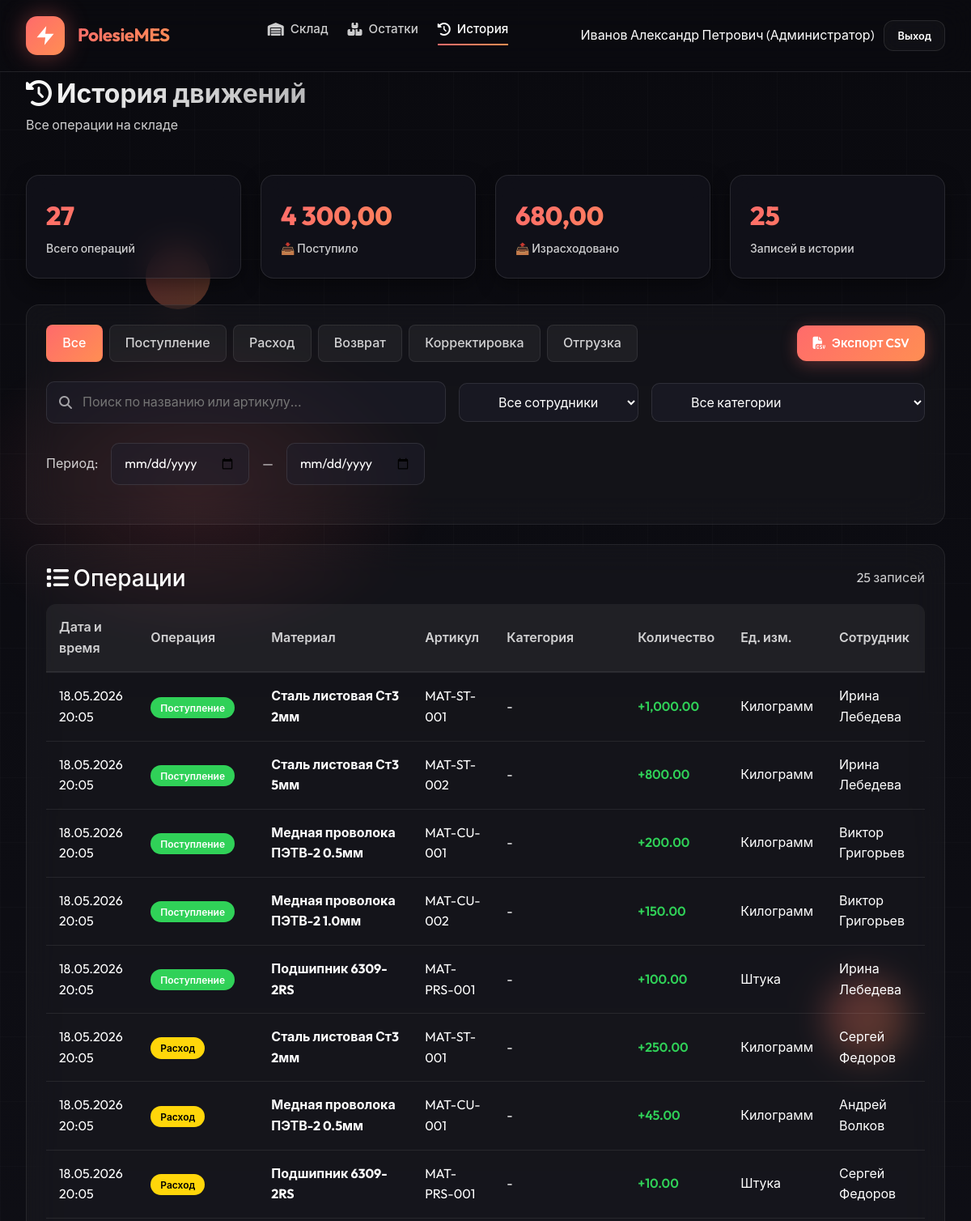
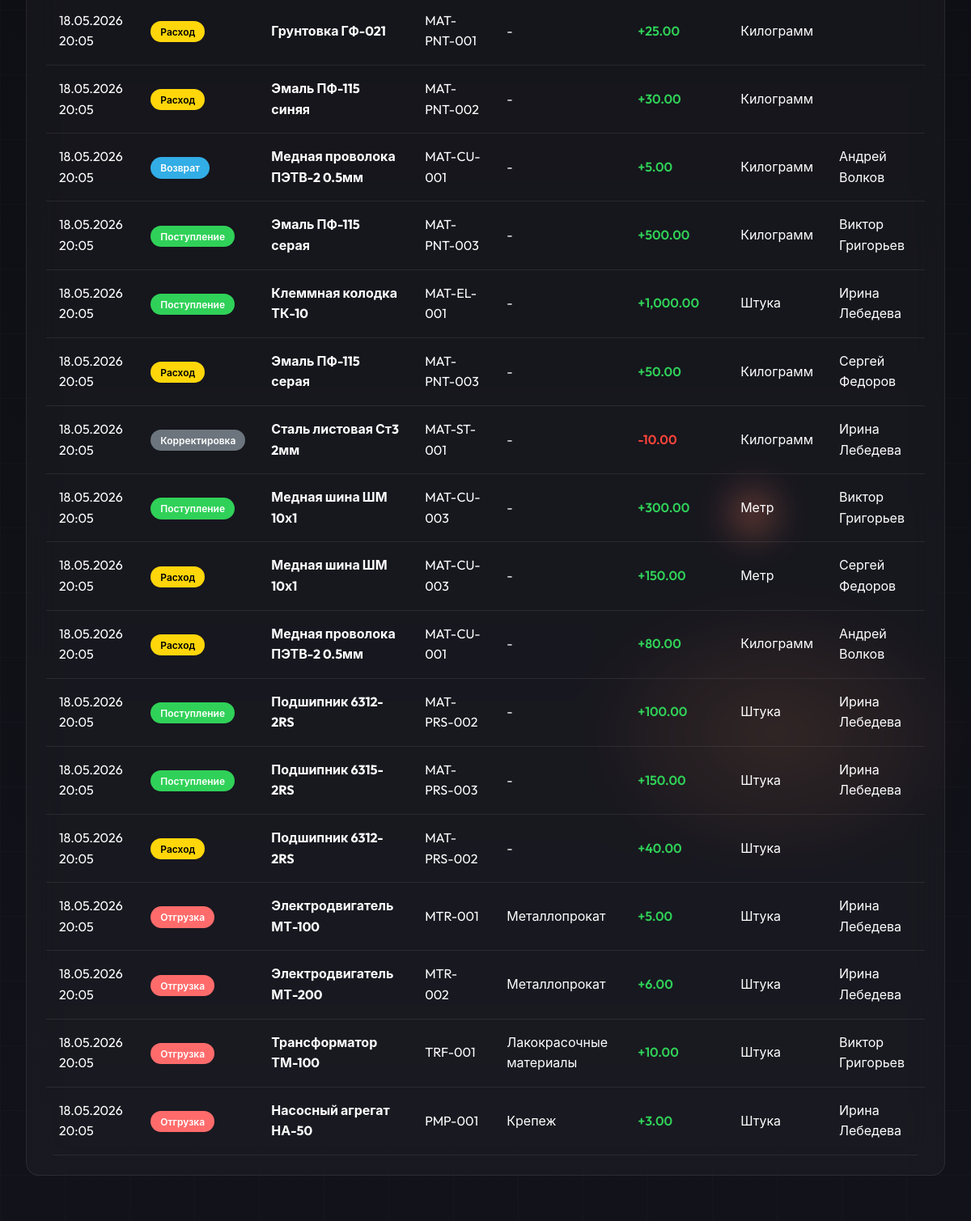
/modules/warehouse/history.php (signed in), run on the app's committed database (2 pictures, top to bottom).
### tables this page shows
CREATE TABLE movements (
    id INT AUTO_INCREMENT PRIMARY KEY,
    movement_type ENUM('receipt', 'consumption', 'return', 'adjustment', 'shipment', 'maintenance') NOT NULL,
    item_id INT NOT NULL,
    quantity DECIMAL(12,3) NOT NULL,
    reference_type VARCHAR(50),
    reference_id INT,
    warehouse_from VARCHAR(100),
    warehouse_to VARCHAR(100),
    employee_id INT,
    partner_id INT,
    cost DECIMAL(12,2),
    notes TEXT,
    movement_date DATETIME DEFAULT CURRENT_TIMESTAMP,
    created_at TIMESTAMP DEFAULT CURRENT_TIMESTAMP,
    FOREIGN KEY (item_id) REFERENCES items(id),
    FOREIGN KEY (employee_id) REFERENCES staff(id),
    FOREIGN KEY (partner_id) REFERENCES partners(id),
    INDEX idx_movement_type (movement_type),
    INDEX idx_item_id (item_id)
);

CREATE TABLE items (
    id INT AUTO_INCREMENT PRIMARY KEY,
    item_type ENUM('product', 'material', 'equipment') NOT NULL,
    item_code VARCHAR(50) UNIQUE NOT NULL,
    name VARCHAR(200) NOT NULL,
    category_id INT,
    location_id INT,
    unit_id INT,
    current_stock DECIMAL(12,3) DEFAULT 0,
    min_stock INT DEFAULT 0,
    price DECIMAL(12,2),
    currency VARCHAR(3) DEFAULT 'BYN',
    supplier_id INT,
    status ENUM('operational', 'maintenance', 'broken', 'offline', 'active', 'inactive') DEFAULT 'active',
    extra_specs JSON,
    description TEXT,
    is_active BOOLEAN DEFAULT TRUE,
    created_at TIMESTAMP DEFAULT CURRENT_TIMESTAMP,
    updated_at TIMESTAMP DEFAULT CURRENT_TIMESTAMP ON UPDATE CURRENT_TIMESTAMP,
    FOREIGN KEY (category_id) REFERENCES dictionaries(id),
    FOREIGN KEY (location_id) REFERENCES dictionaries(id),
    FOREIGN KEY (unit_id) REFERENCES dictionaries(id),
    FOREIGN KEY (supplier_id) REFERENCES partners(id),
    INDEX idx_item_type (item_type),
    INDEX idx_item_code (item_code)
);

CREATE TABLE dictionaries (
    id INT AUTO_INCREMENT PRIMARY KEY,
    dict_type ENUM('unit', 'category', 'location', 'position') NOT NULL,
    code VARCHAR(50) NOT NULL,
    name VARCHAR(200) NOT NULL,
    parent_id INT NULL,
    extra_data JSON,
    description TEXT,
    is_active BOOLEAN DEFAULT TRUE,
    created_at TIMESTAMP DEFAULT CURRENT_TIMESTAMP,
    INDEX idx_dict_type (dict_type),
    INDEX idx_code (code)
);

CREATE TABLE staff (
    id INT AUTO_INCREMENT PRIMARY KEY,
    employee_code VARCHAR(20) UNIQUE NOT NULL,
    username VARCHAR(50) UNIQUE,
    password VARCHAR(255),
    first_name VARCHAR(50) NOT NULL,
    last_name VARCHAR(50) NOT NULL,
    middle_name VARCHAR(50),
    position_id INT,
    email VARCHAR(100),
    phone VARCHAR(20),
    department VARCHAR(100),
    role ENUM('admin', 'director', 'manager', 'operator', 'warehouse_keeper') NOT NULL,
    hire_date DATE,
    status ENUM('active', 'vacation', 'sick', 'terminated') DEFAULT 'active',
    is_active BOOLEAN DEFAULT TRUE,
    last_login TIMESTAMP NULL,
    created_at TIMESTAMP DEFAULT CURRENT_TIMESTAMP,
    updated_at TIMESTAMP DEFAULT CURRENT_TIMESTAMP ON UPDATE CURRENT_TIMESTAMP,
    FOREIGN KEY (position_id) REFERENCES dictionaries(id)
);

### includes/helpers.php (called while the page is built, shortened)
<?php
function getRoleName($role) {
    $roles = [
        'admin' => 'Администратор',
        'director' => 'Директор',
        'manager' => 'Менеджер',
        'technologist' => 'Технолог',
        'operator' => 'Оператор',
        'quality_inspector' => 'Инспектор ОТК',
        'warehouse_keeper' => 'Кладовщик'
    ];
    return $roles[$role] ?? $role;
}
function e($string) {
    return htmlspecialchars($string ?? '', ENT_QUOTES, 'UTF-8');
}

### modules/warehouse/history.php (the view, shortened to what this page needs)
<?php
require_once __DIR__ . '/../../includes/helpers.php';
$db = getDB();
$filter_type = $_GET['type'] ?? 'all';
$search = trim($_GET['search'] ?? '');
$date_from = $_GET['date_from'] ?? '';
$date_to = $_GET['date_to'] ?? '';
$employee_id = $_GET['employee_id'] ?? '';
$category_id = $_GET['category_id'] ?? '';
$items_per_page = 25;
$page = max(1, (int)($_GET['page'] ?? 1));
$offset = ($page - 1) * $items_per_page;
$whereConditions = ["mvt.movement_type IN ('receipt', 'consumption', 'return', 'adjustment', 'shipment')"];
$whereClause = implode(' AND ', $whereConditions);
$stmt = $db->prepare("
    SELECT mvt.*,
           i.name as item_name,
           i.item_code,
           c.name as category_name,
           u.name as unit_name,
           s.first_name,
           s.last_name,
           CASE mvt.movement_type
               WHEN 'receipt' THEN 'Поступление'
               WHEN 'consumption' THEN 'Расход'
               WHEN 'return' THEN 'Возврат'
               WHEN 'adjustment' THEN 'Корректировка'
               WHEN 'shipment' THEN 'Отгрузка'
               ELSE mvt.movement_type
           END as operation_name,
           CASE mvt.movement_type
               WHEN 'receipt' THEN 'receipt'
               WHEN 'consumption' THEN 'consumption'
               WHEN 'return' THEN 'return'
               WHEN 'adjustment' THEN 'adjustment'
               WHEN 'shipment' THEN 'shipment'
               ELSE 'secondary'
           END as operation_type_class
    FROM movements mvt
    LEFT JOIN items i ON mvt.item_id = i.id
    LEFT JOIN dictionaries c ON i.category_id = c.id AND c.dict_type = 'category'
    LEFT JOIN dictionaries u ON i.unit_id = u.id AND u.dict_type = 'unit'
    LEFT JOIN staff s ON mvt.employee_id = s.id
    WHERE {$whereClause}
    ORDER BY mvt.movement_date DESC
    LIMIT :limit OFFSET :offset
");
$stmt->bindValue(':limit', $items_per_page, PDO::PARAM_INT);
$stmt->bindValue(':offset', $offset, PDO::PARAM_INT);
$stmt->execute();
$movements = $stmt->fetchAll();
$stmt = $db->query("
    SELECT
        COUNT(*) as total_operations,
        COALESCE(SUM(CASE WHEN movement_type = 'receipt' THEN quantity ELSE 0 END), 0) as total_receipt,
        COALESCE(SUM(CASE WHEN movement_type = 'consumption' THEN quantity ELSE 0 END), 0) as total_consumption
    FROM movements
    WHERE movement_type IN ('receipt', 'consumption', 'return', 'adjustment', 'shipment')
");
$totalStats = $stmt->fetch();
?>
<!DOCTYPE html>
<html lang="ru">
<head>
    <link href="https://cdn.jsdelivr.net/npm/bootstrap@5.3.0/dist/css/bootstrap.min.css" rel="stylesheet">
    <link href="https://cdnjs.cloudflare.com/ajax/libs/font-awesome/6.4.0/css/all.min.css" rel="stylesheet">
    <link rel="stylesheet" href="<?= APP_URL ?>/assets/css/common-style.css">
</head>
<body>
    <div class="particles-container"><div class="particle"></div><div class="particle"></div><div class="particle"></div></div>
    <div class="glow-overlay"></div>
    <div class="grid-overlay"></div>
    <nav class="navbar">
        <a href="<?= APP_URL ?>" class="nav-brand"><div class="brand-logo"><svg viewBox="0 0 24 24"><path d="M13 2L3 14h9l-1 8 10-12h-9l1-8z"/></svg></div><span class="brand-name">PolesieMES</span></a>
        <ul class="nav-menu">
            <li><a href="<?= APP_URL ?>/modules/warehouse/warehouse_dashboard.php" class="nav-link"><i class="fas fa-warehouse"></i> Склад</a></li>
            <li><a href="inventory.php" class="nav-link"><i class="fas fa-boxes"></i> Остатки</a></li>
            <li><a href="history.php" class="nav-link active"><i class="fas fa-history"></i> История</a></li>
        </ul>
        <div class="user-menu">
            <span><?= e($_SESSION['full_name']) ?> (<?= e(getRoleName($_SESSION['role'])) ?>)</span>
            <a href="<?= APP_URL ?>/modules/auth/logout.php" class="btn-logout">Выход</a>
        </div>
    </nav>
    <div class="main-content">
        <div class="page-header">
            <div class="page-title">
                <h1><i class="fas fa-history"></i> История движений</h1>
                <p>Все операции на складе</p>
            </div>
        </div>
        <div class="stats-grid">
            <div class="stat-card">
                <div class="stat-value"><?= $totalStats['total_operations'] ?? 0 ?></div>
                <div class="stat-label">Всего операций</div>
            </div>
            <div class="stat-card">
                <div class="stat-value" style="color: var(--success-color);"><?= number_format($totalStats['total_receipt'] ?? 0, 2, ',', ' ') ?></div>
                <div class="stat-label">📥 Поступило</div>
            </div>
            <div class="stat-card">
                <div class="stat-value" style="color: var(--warning-color);"><?= number_format($totalStats['total_consumption'] ?? 0, 2, ',', ' ') ?></div>
                <div class="stat-label">📤 Израсходовано</div>
            </div>
            <div class="stat-card">
                <div class="stat-value" style="color: var(--info-color);"><?= count($movements) ?></div>
                <div class="stat-label">Записей в истории</div>
            </div>
        </div>
        <div class="history-card">
            <div style="display: flex; justify-content: space-between; align-items: center; margin-bottom: 1.5rem; flex-wrap: wrap; gap: 1rem;">
                <div class="filter-tabs" style="margin-bottom: 0;">
                    <a href="?type=all&search=<?= e($search) ?>&date_from=<?= e($date_from) ?>&date_to=<?= e($date_to) ?>&employee_id=<?= $employee_id ?>&category_id=<?= $category_id ?>" class="filter-tab <?= $filter_type === 'all' ? 'active' : '' ?>">Все</a>
                    <a href="?type=receipt&search=<?= e($search) ?>&date_from=<?= e($date_from) ?>&date_to=<?= e($date_to) ?>&employee_id=<?= $employee_id ?>&category_id=<?= $category_id ?>" class="filter-tab <?= $filter_type === 'receipt' ? 'active' : '' ?>">Поступление</a>
                    <a href="?type=consumption&search=<?= e($search) ?>&date_from=<?= e($date_from) ?>&date_to=<?= e($date_to) ?>&employee_id=<?= $employee_id ?>&category_id=<?= $category_id ?>" class="filter-tab <?= $filter_type === 'consumption' ? 'active' : '' ?>">Расход</a>
                    <a href="?type=return&search=<?= e($search) ?>&date_from=<?= e($date_from) ?>&date_to=<?= e($date_to) ?>&employee_id=<?= $employee_id ?>&category_id=<?= $category_id ?>" class="filter-tab <?= $filter_type === 'return' ? 'active' : '' ?>">Возврат</a>
                    <a href="?type=adjustment&search=<?= e($search) ?>&date_from=<?= e($date_from) ?>&date_to=<?= e($date_to) ?>&employee_id=<?= $employee_id ?>&category_id=<?= $category_id ?>" class="filter-tab <?= $filter_type === 'adjustment' ? 'active' : '' ?>">Корректировка</a>
                    <a href="?type=shipment&search=<?= e($search) ?>&date_from=<?= e($date_from) ?>&date_to=<?= e($date_to) ?>&employee_id=<?= $employee_id ?>&category_id=<?= $category_id ?>" class="filter-tab <?= $filter_type === 'shipment' ? 'active' : '' ?>">Отгрузка</a>
                </div>
                <a href="?export=csv&type=<?= $filter_type ?>&search=<?= e($search) ?>&date_from=<?= e($date_from) ?>&date_to=<?= e($date_to) ?>&employee_id=<?= $employee_id ?>&category_id=<?= $category_id ?>" class="btn-primary-custom" style="padding: 0.6rem 1.2rem;"><i class="fas fa-file-csv"></i> Экспорт CSV</a>
            </div>
            <div style="display: flex; gap: 1rem; flex-wrap: wrap; align-items: center;">
                <div class="search-container" style="margin-bottom: 0; flex: 1; min-width: 250px;">
                    <i class="fas fa-search search-icon"></i>
                    <input type="text" class="search-input" placeholder="Поиск по названию или артикулу..."
                           value="<?= e($search) ?>" onchange="applyFilters()" style="width: 100%;">
                </div>
                <select class="search-input" style="width: auto; min-width: 180px;" onchange="applyFilters()">
                    <option value="">Все сотрудники</option>
                </select>
                <select class="search-input" style="width: auto; min-width: 180px;" onchange="applyFilters()">
                    <option value="">Все категории</option>
                </select>
            </div>
            <div class="date-filters" style="margin-top: 1.5rem;">
                <label style="color: var(--text-secondary);">Период:</label>
                <input type="date" class="date-input" value="<?= e($date_from) ?>" onchange="applyDateFilter()">
                <span style="color: var(--text-secondary);">—</span>
                <input type="date" class="date-input" value="<?= e($date_to) ?>" onchange="applyDateFilter()">
            </div>
        </div>
        <div class="history-card">
            <div style="display: flex; justify-content: space-between; align-items: center; margin-bottom: 1rem;">
                <h3 style="color: var(--text-primary); margin: 0;"><i class="fas fa-list"></i> Операции</h3>
                <span style="color: var(--text-secondary);"><?= count($movements) ?> записей</span>
            </div>
            <?php if (empty($movements)): ?>
            <div style="text-align: center; padding: 3rem 1rem; color: var(--text-secondary);">
                <i class="fas fa-inbox" style="font-size: 4rem; color: var(--text-muted); margin-bottom: 1rem;"></i>
                <p>Операции не найдены</p>
            </div>
            <?php else: ?>
            <div class="table-responsive">
                <table class="table-custom">
                    <thead>
                        <tr>
                            <th>Дата и время</th>
                            <th>Операция</th>
                            <th>Материал</th>
                            <th>Артикул</th>
                            <th>Категория</th>
                            <th>Количество</th>
                            <th>Ед. изм.</th>
                            <th>Сотрудник</th>
                        </tr>
                    </thead>
                    <tbody>
                        <?php foreach ($movements as $movement): ?>
                        <tr>
                            <td><?= date('d.m.Y H:i', strtotime($movement['movement_date'])) ?></td>
                            <td>
                                <span class="operation-badge operation-<?= $movement['operation_type_class'] ?>">
                                    <?= e($movement['operation_name']) ?>
                                </span>
                            </td>
                            <td><strong><?= e($movement['item_name'] ?? '-') ?></strong></td>
                            <td><?= e($movement['item_code'] ?? '-') ?></td>
                            <td><?= e($movement['category_name'] ?? '-') ?></td>
                            <td>
                                <span class="<?= $movement['quantity'] > 0 ? 'quantity-positive' : 'quantity-negative' ?>">
                                    <?= $movement['quantity'] > 0 ? '+' : '' ?><?= number_format($movement['quantity'], 2) ?>
                                </span>
                            </td>
                            <td><?= e($movement['unit_name'] ?? '-') ?></td>
                            <td><?= e($movement['first_name'] ?? '') ?> <?= e($movement['last_name'] ?? '') ?></td>
                        </tr>
                        <?php endforeach; ?>
                    </tbody>
                </table>
            </div>
            <?php endif; ?>
        </div>
    </div>
</body>
</html>

### data on the page
movements: movement_date "18.05.2026 20:05", operation_name "Поступление", item.name "Сталь листовая Ст3 2мм", item.item_code "MAT-ST-001", dictionaries.name "-", quantity "1,000.00", dictionaries.name "Килограмм", employee.first_name "Ирина", employee.last_name "Лебедева"
movements: movement_date "18.05.2026 20:05", operation_name "Поступление", item.name "Сталь листовая Ст3 5мм", item.item_code "MAT-ST-002", dictionaries.name "-", quantity "800.00", dictionaries.name "Килограмм", employee.first_name "Ирина", employee.last_name "Лебедева"
movements: movement_date "18.05.2026 20:05", operation_name "Поступление", item.name "Медная проволока ПЭТВ-2 0.5мм", item.item_code "MAT-CU-001", dictionaries.name "-", quantity "200.00", dictionaries.name "Килограмм", employee.first_name "Виктор", employee.last_name "Григорьев"
movements: movement_date "18.05.2026 20:05", operation_name "Поступление", item.name "Медная проволока ПЭТВ-2 1.0мм", item.item_code "MAT-CU-002", dictionaries.name "-", quantity "150.00", dictionaries.name "Килограмм", employee.first_name "Виктор", employee.last_name "Григорьев"
movements: movement_date "18.05.2026 20:05", operation_name "Поступление", item.name "Подшипник 6309-2RS", item.item_code "MAT-PRS-001", dictionaries.name "-", quantity "100.00", dictionaries.name "Штука", employee.first_name "Ирина", employee.last_name "Лебедева"
movements: movement_date "18.05.2026 20:05", operation_name "Расход", item.name "Сталь листовая Ст3 2мм", item.item_code "MAT-ST-001", dictionaries.name "-", quantity "250.00", dictionaries.name "Килограмм", employee.first_name "Сергей", employee.last_name "Федоров"
movements: movement_date "18.05.2026 20:05", operation_name "Расход", item.name "Медная проволока ПЭТВ-2 0.5мм", item.item_code "MAT-CU-001", dictionaries.name "-", quantity "45.00", dictionaries.name "Килограмм", employee.first_name "Андрей", employee.last_name "Волков"
movements: movement_date "18.05.2026 20:05", operation_name "Расход", item.name "Подшипник 6309-2RS", item.item_code "MAT-PRS-001", dictionaries.name "-", quantity "10.00", dictionaries.name "Штука", employee.first_name "Сергей", employee.last_name "Федоров"
movements: movement_date "18.05.2026 20:05", operation_name "Расход", item.name "Грунтовка ГФ-021", item.item_code "MAT-PNT-001", dictionaries.name "-", quantity "25.00", dictionaries.name "Килограмм"
movements: movement_date "18.05.2026 20:05", operation_name "Расход", item.name "Эмаль ПФ-115 синяя", item.item_code "MAT-PNT-002", dictionaries.name "-", quantity "30.00", dictionaries.name "Килограмм"
movements: movement_date "18.05.2026 20:05", operation_name "Возврат", item.name "Медная проволока ПЭТВ-2 0.5мм", item.item_code "MAT-CU-001", dictionaries.name "-", quantity "5.00", dictionaries.name "Килограмм", employee.first_name "Андрей", employee.last_name "Волков"
movements: movement_date "18.05.2026 20:05", operation_name "Поступление", item.name "Эмаль ПФ-115 серая", item.item_code "MAT-PNT-003", dictionaries.name "-", quantity "500.00", dictionaries.name "Килограмм", employee.first_name "Виктор", employee.last_name "Григорьев"
movements: movement_date "18.05.2026 20:05", operation_name "Поступление", item.name "Клеммная колодка ТК-10", item.item_code "MAT-EL-001", dictionaries.name "-", quantity "1,000.00", dictionaries.name "Штука", employee.first_name "Ирина", employee.last_name "Лебедева"
movements: movement_date "18.05.2026 20:05", operation_name "Расход", item.name "Эмаль ПФ-115 серая", item.item_code "MAT-PNT-003", dictionaries.name "-", quantity "50.00", dictionaries.name "Килограмм", employee.first_name "Сергей", employee.last_name "Федоров"
movements: movement_date "18.05.2026 20:05", operation_name "Корректировка", item.name "Сталь листовая Ст3 2мм", item.item_code "MAT-ST-001", dictionaries.name "-", quantity "-10.00", dictionaries.name "Килограмм", employee.first_name "Ирина", employee.last_name "Лебедева"
movements: movement_date "18.05.2026 20:05", operation_name "Поступление", item.name "Медная шина ШМ 10х1", item.item_code "MAT-CU-003", dictionaries.name "-", quantity "300.00", dictionaries.name "Метр", employee.first_name "Виктор", employee.last_name "Григорьев"
movements: movement_date "18.05.2026 20:05", operation_name "Расход", item.name "Медная шина ШМ 10х1", item.item_code "MAT-CU-003", dictionaries.name "-", quantity "150.00", dictionaries.name "Метр", employee.first_name "Сергей", employee.last_name "Федоров"
movements: movement_date "18.05.2026 20:05", operation_name "Расход", item.name "Медная проволока ПЭТВ-2 0.5мм", item.item_code "MAT-CU-001", dictionaries.name "-", quantity "80.00", dictionaries.name "Килограмм", employee.first_name "Андрей", employee.last_name "Волков"
movements: movement_date "18.05.2026 20:05", operation_name "Поступление", item.name "Подшипник 6312-2RS", item.item_code "MAT-PRS-002", dictionaries.name "-", quantity "100.00", dictionaries.name "Штука", employee.first_name "Ирина", employee.last_name "Лебедева"
movements: movement_date "18.05.2026 20:05", operation_name "Поступление", item.name "Подшипник 6315-2RS", item.item_code "MAT-PRS-003", dictionaries.name "-", quantity "150.00", dictionaries.name "Штука", employee.first_name "Ирина", employee.last_name "Лебедева"
movements: movement_date "18.05.2026 20:05", operation_name "Расход", item.name "Подшипник 6312-2RS", item.item_code "MAT-PRS-002", dictionaries.name "-", quantity "40.00", dictionaries.name "Штука"
movements: movement_date "18.05.2026 20:05", operation_name "Отгрузка", item.name "Электродвигатель МТ-100", item.item_code "MTR-001", dictionaries.name "Металлопрокат", quantity "5.00", dictionaries.name "Штука", employee.first_name "Ирина", employee.last_name "Лебедева"
movements: movement_date "18.05.2026 20:05", operation_name "Отгрузка", item.name "Электродвигатель МТ-200", item.item_code "MTR-002", dictionaries.name "Металлопрокат", quantity "6.00", dictionaries.name "Штука", employee.first_name "Ирина", employee.last_name "Лебедева"
movements: movement_date "18.05.2026 20:05", operation_name "Отгрузка", item.name "Трансформатор ТМ-100", item.item_code "TRF-001", dictionaries.name "Лакокрасочные материалы", quantity "10.00", dictionaries.name "Штука", employee.first_name "Виктор", employee.last_name "Григорьев"
movements: movement_date "18.05.2026 20:05", operation_name "Отгрузка", item.name "Насосный агрегат НА-50", item.item_code "PMP-001", dictionaries.name "Крепеж", quantity "3.00", dictionaries.name "Штука", employee.first_name "Ирина", employee.last_name "Лебедева"

### other printed values
$_SESSION['full_name'] "Иванов Александр Петрович"
getRoleName($_SESSION['role']) "Администратор"
$totalStats['total_operations'] "27"
$totalStats['total_receipt'] "4 300,00"
$totalStats['total_consumption'] "680,00"
count($movements) "25"
